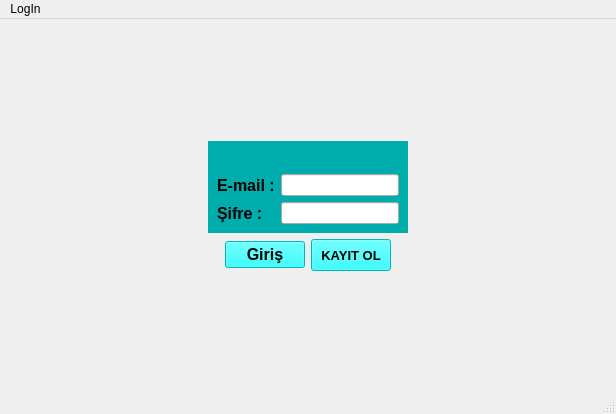
<?xml version="1.0" encoding="UTF-8"?>
<ui version="4.0">
 <class>MainWindow</class>
 <widget class="QMainWindow" name="MainWindow">
  <property name="geometry">
   <rect>
    <x>0</x>
    <y>0</y>
    <width>616</width>
    <height>414</height>
   </rect>
  </property>
  <property name="sizePolicy">
   <sizepolicy hsizetype="Maximum" vsizetype="Preferred">
    <horstretch>0</horstretch>
    <verstretch>0</verstretch>
   </sizepolicy>
  </property>
  <property name="minimumSize">
   <size>
    <width>300</width>
    <height>300</height>
   </size>
  </property>
  <property name="windowTitle">
   <string>MainWindow</string>
  </property>
  <widget class="QWidget" name="centralwidget">
   <property name="sizePolicy">
    <sizepolicy hsizetype="Expanding" vsizetype="Expanding">
     <horstretch>0</horstretch>
     <verstretch>0</verstretch>
    </sizepolicy>
   </property>
   <property name="styleSheet">
    <string notr="true">#centralwidget{
	border-image: url(:/background/background/istockphoto-1390650720-170667a.jpg);
}


</string>
   </property>
   <layout class="QGridLayout" name="gridLayout_3">
    <item row="0" column="0">
     <layout class="QGridLayout" name="gridLayout_2">
      <item row="2" column="0">
       <spacer name="verticalSpacer">
        <property name="orientation">
         <enum>Qt::Vertical</enum>
        </property>
        <property name="sizeHint" stdset="0">
         <size>
          <width>20</width>
          <height>40</height>
         </size>
        </property>
       </spacer>
      </item>
      <item row="1" column="0">
       <layout class="QVBoxLayout" name="verticalLayout">
        <item>
         <layout class="QHBoxLayout" name="horizontalLayout_2">
          <item>
           <spacer name="horizontalSpacer_3">
            <property name="orientation">
             <enum>Qt::Horizontal</enum>
            </property>
            <property name="sizeHint" stdset="0">
             <size>
              <width>40</width>
              <height>20</height>
             </size>
            </property>
           </spacer>
          </item>
          <item>
           <widget class="QFrame" name="Deneme">
            <property name="styleSheet">
             <string notr="true">#Deneme{
	
	
	background-color: rgb(0, 173, 173);
}</string>
            </property>
            <layout class="QGridLayout" name="gridLayout">
             <item row="1" column="0">
              <widget class="QLabel" name="label_3">
               <property name="font">
                <font>
                 <pointsize>12</pointsize>
                 <bold>true</bold>
                </font>
               </property>
               <property name="text">
                <string>E-mail :</string>
               </property>
              </widget>
             </item>
             <item row="6" column="0">
              <widget class="QLabel" name="label_4">
               <property name="font">
                <font>
                 <pointsize>12</pointsize>
                 <bold>true</bold>
                </font>
               </property>
               <property name="text">
                <string>Şifre :</string>
               </property>
              </widget>
             </item>
             <item row="6" column="1">
              <widget class="QLineEdit" name="Sifre">
               <property name="echoMode">
                <enum>QLineEdit::Password</enum>
               </property>
              </widget>
             </item>
             <item row="1" column="1">
              <widget class="QLineEdit" name="Mail"/>
             </item>
             <item row="0" column="0">
              <widget class="QLabel" name="label_2">
               <property name="font">
                <font>
                 <pointsize>12</pointsize>
                 <bold>true</bold>
                </font>
               </property>
               <property name="text">
                <string/>
               </property>
              </widget>
             </item>
            </layout>
           </widget>
          </item>
          <item>
           <spacer name="horizontalSpacer_4">
            <property name="orientation">
             <enum>Qt::Horizontal</enum>
            </property>
            <property name="sizeHint" stdset="0">
             <size>
              <width>40</width>
              <height>20</height>
             </size>
            </property>
           </spacer>
          </item>
         </layout>
        </item>
        <item>
         <layout class="QHBoxLayout" name="horizontalLayout">
          <item>
           <spacer name="horizontalSpacer">
            <property name="orientation">
             <enum>Qt::Horizontal</enum>
            </property>
            <property name="sizeHint" stdset="0">
             <size>
              <width>40</width>
              <height>20</height>
             </size>
            </property>
           </spacer>
          </item>
          <item>
           <widget class="QPushButton" name="pushButton">
            <property name="sizePolicy">
             <sizepolicy hsizetype="Minimum" vsizetype="Fixed">
              <horstretch>0</horstretch>
              <verstretch>0</verstretch>
             </sizepolicy>
            </property>
            <property name="font">
             <font>
              <pointsize>12</pointsize>
              <bold>true</bold>
             </font>
            </property>
            <property name="styleSheet">
             <string notr="true">background-color: rgb(0, 255, 255);</string>
            </property>
            <property name="text">
             <string>Giriş</string>
            </property>
           </widget>
          </item>
          <item>
           <widget class="QPushButton" name="pushButton_2">
            <property name="minimumSize">
             <size>
              <width>60</width>
              <height>32</height>
             </size>
            </property>
            <property name="font">
             <font>
              <pointsize>10</pointsize>
              <bold>true</bold>
             </font>
            </property>
            <property name="styleSheet">
             <string notr="true">background-color: rgb(0, 255, 255);</string>
            </property>
            <property name="text">
             <string>KAYIT OL</string>
            </property>
           </widget>
          </item>
          <item>
           <spacer name="horizontalSpacer_2">
            <property name="orientation">
             <enum>Qt::Horizontal</enum>
            </property>
            <property name="sizeHint" stdset="0">
             <size>
              <width>40</width>
              <height>20</height>
             </size>
            </property>
           </spacer>
          </item>
         </layout>
        </item>
       </layout>
      </item>
      <item row="0" column="0">
       <spacer name="verticalSpacer_2">
        <property name="orientation">
         <enum>Qt::Vertical</enum>
        </property>
        <property name="sizeHint" stdset="0">
         <size>
          <width>20</width>
          <height>40</height>
         </size>
        </property>
       </spacer>
      </item>
     </layout>
    </item>
   </layout>
  </widget>
  <widget class="QMenuBar" name="menubar">
   <property name="geometry">
    <rect>
     <x>0</x>
     <y>0</y>
     <width>616</width>
     <height>22</height>
    </rect>
   </property>
   <widget class="QMenu" name="menuLogIn">
    <property name="title">
     <string>LogIn</string>
    </property>
   </widget>
   <addaction name="menuLogIn"/>
  </widget>
  <widget class="QStatusBar" name="statusbar"/>
 </widget>
 <resources/>
 <connections/>
</ui>
